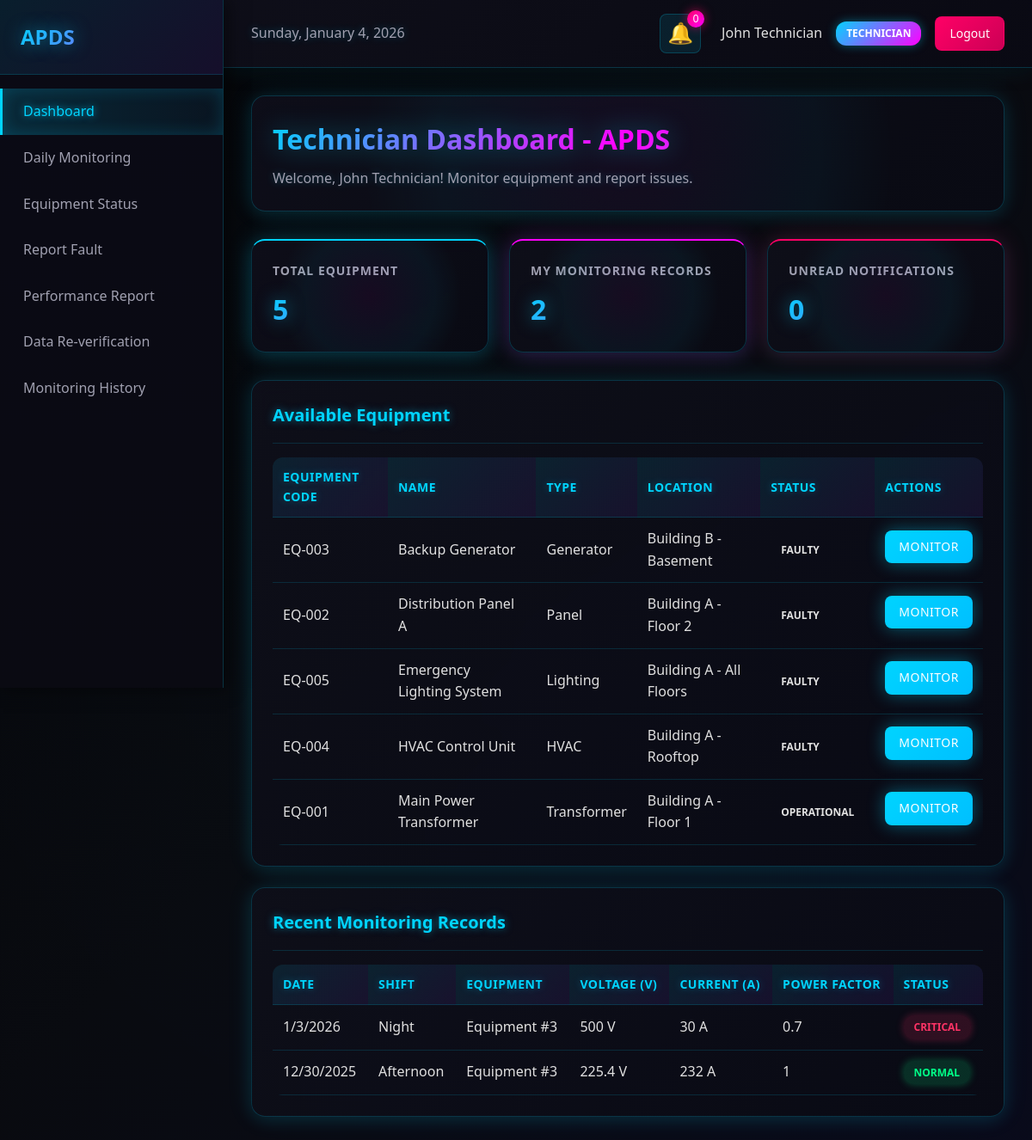
Page /dashboard/technician (signed in) on the committed database.
### tables this page shows
CREATE TABLE users (
                id INTEGER PRIMARY KEY AUTOINCREMENT,
                username TEXT UNIQUE NOT NULL,
                email TEXT UNIQUE NOT NULL,
                password_hash TEXT NOT NULL,
                role TEXT NOT NULL CHECK(role IN ('technician', 'engineer', 'dm', 'dgm', 'vendor')),
                full_name TEXT NOT NULL,
                department TEXT,
                created_at TIMESTAMP DEFAULT CURRENT_TIMESTAMP,
                is_active INTEGER DEFAULT 1
            );

CREATE TABLE equipment (
                id INTEGER PRIMARY KEY AUTOINCREMENT,
                equipment_code TEXT UNIQUE NOT NULL,
                equipment_name TEXT NOT NULL,
                equipment_type TEXT NOT NULL,
                location TEXT NOT NULL,
                status TEXT DEFAULT 'operational' CHECK(status IN ('operational', 'maintenance', 'faulty', 'decommissioned')),
                last_maintenance_date DATE,
                next_maintenance_date DATE,
                created_at TIMESTAMP DEFAULT CURRENT_TIMESTAMP
            );

### app/routes/dashboard_routes.py (the view)
@dashboard_bp.route('/dashboard/technician')
def technician_dashboard():
    auth_check = require_auth()
    if auth_check:
        return auth_check
    user = auth_controller.get_current_user()
    if user['role'] != 'technician':
        return redirect(auth_controller._get_role_dashboard(user['role']))
    notifications = notification_controller.get_user_notifications(unread_only=True)
    equipment = equipment_controller.get_all_equipment()
    return render_template('dashboards/technician.html',
                         user=user,
                         notifications=notifications.get('data', []),
                         equipment=equipment.get('data', []))

### app/controllers/auth_controller.py (called while the page is built)
    def get_current_user(self) -> dict:
        if 'user_id' not in session:
            return None
        user = self.auth_service.get_user_by_id(session['user_id'])
        if user:
            return user.to_dict()
        return None

    def is_authenticated(self) -> bool:
        return 'user_id' in session

### app/controllers/equipment_controller.py (called while the page is built)
    def get_all_equipment(self) -> dict:
        try:
            equipment_list = self.equipment_repository.find_all()
            return {
                'success': True,
                'data': [eq.to_dict() for eq in equipment_list]
            }
        except Exception as e:
            return {
                'success': False,
                'message': str(e)
            }

### app/controllers/notification_controller.py (called while the page is built)
    def get_user_notifications(self, unread_only: bool = False) -> dict:
        try:
            user_id = session.get('user_id')
            if not user_id:
                return {'success': False, 'message': 'Not authenticated'}
            notifications = self.notification_service.get_user_notifications(user_id, unread_only)
            return {
                'success': True,
                'data': [notif.to_dict() for notif in notifications]
            }
        except Exception as e:
            return {
                'success': False,
                'message': str(e)
            }

### app/models/equipment.py (called while the page is built)
    @classmethod
    def from_dict(cls, data: dict):
        return cls(
            id=data.get('id'),
            equipment_code=data.get('equipment_code', ''),
            equipment_name=data.get('equipment_name', ''),
            equipment_type=data.get('equipment_type', ''),
            location=data.get('location', ''),
            status=data.get('status', 'operational'),
            last_maintenance_date=datetime.fromisoformat(data['last_maintenance_date']).date() if data.get('last_maintenance_date') else None,
            next_maintenance_date=datetime.fromisoformat(data['next_maintenance_date']).date() if data.get('next_maintenance_date') else None,
            created_at=datetime.fromisoformat(data['created_at']) if data.get('created_at') else None
        )

### app/models/user.py (called while the page is built)
    def to_dict(self) -> dict:
        return {
            'id': self.id,
            'username': self.username,
            'email': self.email,
            'role': self.role,
            'full_name': self.full_name,
            'created_at': self.created_at.isoformat() if self.created_at else None,
            'is_active': self.is_active
        }

### app/templates/dashboards/technician.html (shortened to what this page needs)
{% extends "base.html" %}
{% block sidebar_menu %}
<a href="{{ url_for('dashboard.technician_dashboard') }}" class="active">Dashboard</a>
<a href="{{ url_for('forms.daily_monitoring') }}">Daily Monitoring</a>
<a href="{{ url_for('forms.equipment_status') }}">Equipment Status</a>
<a href="{{ url_for('forms.report_fault') }}">Report Fault</a>
<a href="{{ url_for('forms.performance_report') }}">Performance Report</a>
<a href="{{ url_for('forms.data_reverification') }}">Data Re-verification</a>
<a href="{{ url_for('views.monitoring_history') }}">Monitoring History</a>
{% endblock %}
{% block content %}
<div class="dashboard-header">
    <h1>Technician Dashboard - APDS</h1>
    <p>Welcome, {{ user.full_name }}! Monitor equipment and report issues.</p>
</div>
<div class="stats-grid">
    <div class="stat-card">
        <div class="stat-card-title">Total Equipment</div>
        <div class="stat-card-value" id="totalEquipment">{{ equipment|length }}</div>
    </div>
    <div class="stat-card">
        <div class="stat-card-title">My Monitoring Records</div>
        <div class="stat-card-value" id="myRecords">-</div>
    </div>
    <div class="stat-card">
        <div class="stat-card-title">Unread Notifications</div>
        <div class="stat-card-value" id="unreadCount">{{ notifications|length }}</div>
    </div>
</div>
<div class="card">
    <div class="card-header">
        <h2 class="card-title">Available Equipment</h2>
    </div>
    <div class="table-container">
        <table>
            <thead>
                <tr>
                    <th>Equipment Code</th>
                    <th>Name</th>
                    <th>Type</th>
                    <th>Location</th>
                    <th>Status</th>
                    <th>Actions</th>
                </tr>
            </thead>
            <tbody id="equipmentTable">
                {% for eq in equipment %}
                <tr>
                    <td>{{ eq.equipment_code }}</td>
                    <td>{{ eq.equipment_name }}</td>
                    <td>{{ eq.equipment_type }}</td>
                    <td>{{ eq.location }}</td>
                    <td>
                        <span class="status-badge status-{{ eq.status }}">
                            {{ eq.status }}
                        </span>
                    </td>
                    <td>
                        <a href="{{ url_for('forms.daily_monitoring', equipment_id=eq.id) }}" class="btn btn-primary" style="padding: 0.5rem 1rem; font-size: 0.875rem;">Monitor</a>
                    </td>
                </tr>
                {% endfor %}
            </tbody>
        </table>
    </div>
</div>
<div class="card">
    <div class="card-header">
        <h2 class="card-title">Recent Monitoring Records</h2>
    </div>
    <div class="table-container">
        <table id="monitoringTable">
            <thead>
                <tr>
                    <th>Date</th>
                    <th>Shift</th>
                    <th>Equipment</th>
                    <th>Voltage (V)</th>
                    <th>Current (A)</th>
                    <th>Power Factor</th>
                    <th>Status</th>
                </tr>
            </thead>
            <tbody>
            </tbody>
        </table>
    </div>
</div>
{% endblock %}

### app/templates/base.html (shortened to what this page needs)
<!DOCTYPE html>
<html lang="en">
<head>
    <link rel="stylesheet" href="{{ url_for('static', filename='css/main.css') }}">
</head>
<body>
    {% if user %}
    <div class="dashboard-container">
        <aside class="sidebar">
            <div class="sidebar-header">
                <h2>APDS</h2>
            </div>
            <nav class="sidebar-nav">
                {% block sidebar_menu %}{% endblock %}
            </nav>
        </aside>
        <div class="main-content">
            <header class="top-navbar">
                <div class="navbar-left">
                    <span class="current-date" id="currentDate"></span>
                </div>
                <div class="navbar-right">
                    <div class="notifications-dropdown">
                        <button class="notification-btn" id="notificationBtn">
                            🔔
                            <span class="notification-badge" id="notificationBadge">0</span>
                        </button>
                    </div>
                    <div class="user-profile">
                        <span class="user-name">{{ user.full_name }}</span>
                        <span class="user-role">{{ user.role|upper }}</span>
                        <a href="{{ url_for('auth.logout') }}" class="logout-btn">Logout</a>
                    </div>
                </div>
            </header>
            <main class="content-area">
                {% block content %}{% endblock %}
            </main>
        </div>
    </div>
    {% else %}
    <div class="auth-container">
        {% block auth_content %}{% endblock %}
    </div>
    {% endif %}
</body>
</html>

### rows in the picture
users: full_name "John Technician", role "TECHNICIAN"
equipment: equipment_code "EQ-003", equipment_name "Backup Generator", equipment_type "Generator", location "Building B - Basement", status "FAULTY"
equipment: equipment_code "EQ-002", equipment_name "Distribution Panel A", equipment_type "Panel", location "Building A - Floor 2", status "FAULTY"
equipment: equipment_code "EQ-005", equipment_name "Emergency Lighting System", equipment_type "Lighting", location "Building A - All Floors", status "FAULTY"
equipment: equipment_code "EQ-004", equipment_name "HVAC Control Unit", equipment_type "HVAC", location "Building A - Rooftop", status "FAULTY"
equipment: equipment_code "EQ-001", equipment_name "Main Power Transformer", equipment_type "Transformer", location "Building A - Floor 1", status "OPERATIONAL"

### other values in the picture
{{ equipment|length }} "5"
{{ notifications|length }} "0"
